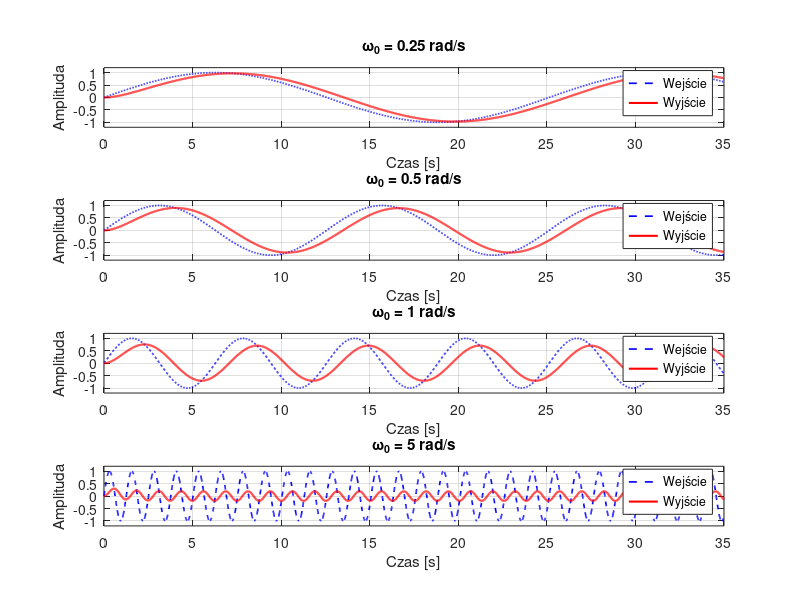

The MATLAB script that drew this image: (Note: this script raises an error after producing the figure.)
% Definicja transmitancji
A = 1;
B = 1;
G = tf([A], [B 1]);

% Wartości omega
omega0_values = [0.25, 0.5, 1, 5];

% Konfiguracja czasu symulacji
t = 0:0.01:35;

% Inicjalizacja okna z subplotami (4xq)
figure('Position', [100, 100, 1400, 800]);
set(gcf, 'Color', 'w');

% Dla każdej wartości omega
for i = 1:length(omega0_values)
    omega0 = omega0_values(i);
    u = sin(omega0 * t);
    y = lsim(G, u, t);
    
    % Subplot w układzie 4x1
    subplot(4, 1, i);
    
    % Rysuj wejście i wyjście
    plot(t, u, 'b--', 'LineWidth', 1.2);
    hold on;
    plot(t, y, 'r', 'LineWidth', 1.5);
    hold off;
    
    % Formatowanie
    title(['\omega_0 = ', num2str(omega0), ' rad/s']);
    xlabel('Czas [s]');
    ylabel('Amplituda');
    legend('Wejście', 'Wyjście', 'Location', 'southeast');
    grid on;
    ylim([-1.2, 1.2]);
    set(gca, 'FontSize', 10);
end

% Tytuł główny
sgtitle('Odpowiedź układu na sygnał sinusoidalny', 'FontSize', 14);